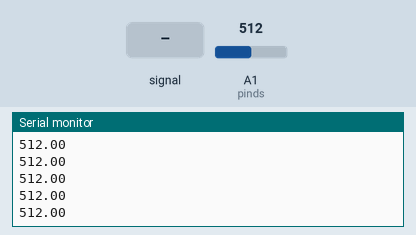
The sketch below on a simulated Arduino Uno, built with avr-gcc and run on an emulated ATmega328P. Parts: the last lines printed to the serial monitor. The inputs (shaded band) are chosen by the test bench; at power-on: A1 (pinds) = 512.

Above: at 1.2 s.
1.3 s: A1 (pinds) fed a 200 Hz sine of ±81 counts around its level
At 2.3 s:
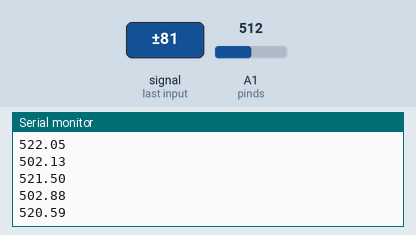
2.8 s: A1 (pinds) set to 716
At 3.3 s:
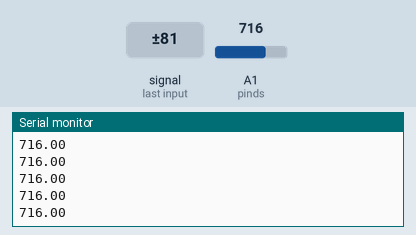
4.3 s: A1 (pinds) fed a 1000 Hz sine of ±255 counts around its level
5.8 s: A1 (pinds) set to 900
At 6.5 s:
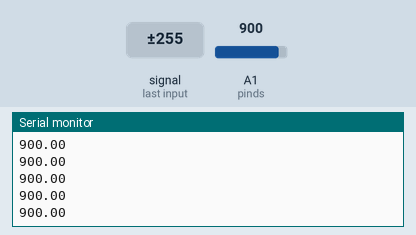
Timing chart, 0 to 8.3 s (numbered marks = the images above; inputs shaded):
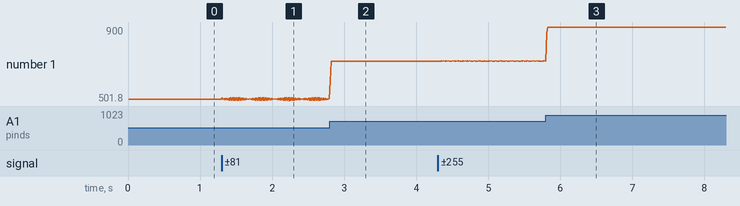

Measured:
- after the input at 1.3 s, the serial monitor: prints a new line at once (image 1)
- plotted number 1: 512 → 512.91 after the input at 1.3 s

The sketch:

serial_monitor.ino
```cpp
int pinds = A1;
int dsRead;
float DSsum;
float DSmean;


void setup() {
  // put your setup code here, to run once:
pinMode(pinds, INPUT);
Serial.begin(9600); // the speed of communication
}

void loop() {
  // put your main code here, to run repeatedly:
  DSsum=0; //reset
  for(int i=0; i<100; i++){
  dsRead=analogRead(pinds);
  DSsum= DSsum + dsRead;//sum all the data points
  }
  DSmean=DSsum/100;//find the average of the sum
//DSV=dsRead*(3.3)/1023;
Serial.println(DSmean);
}
```
